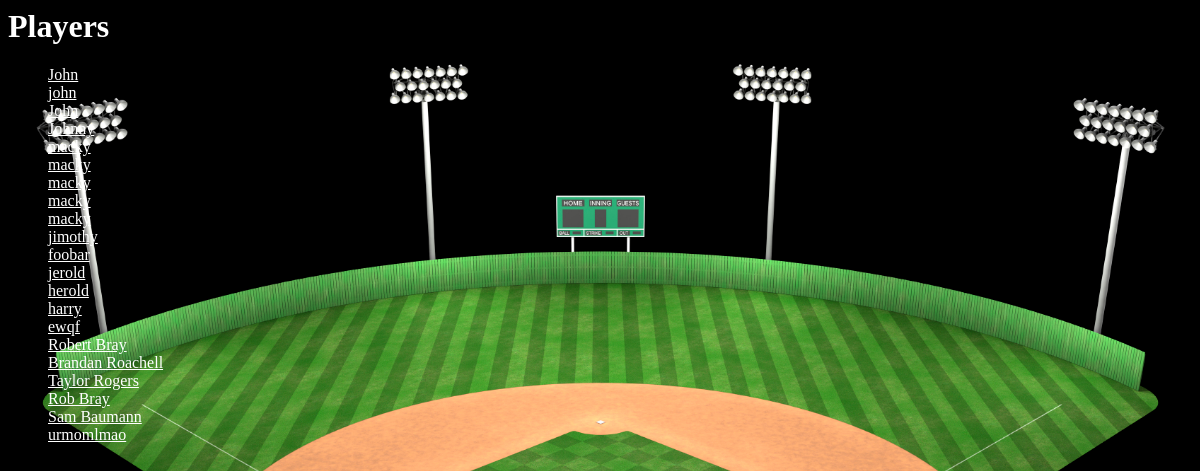
/tagger/player_index/, run on an earlier commit of the app's database.
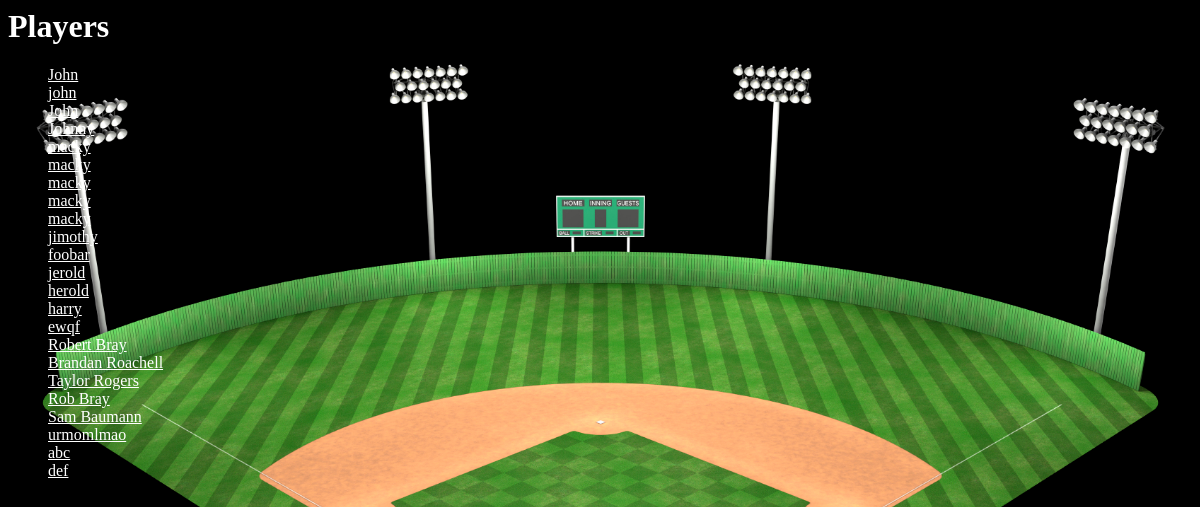
And on a later commit of the database.
### tagger/models.py (models this page shows, shortened)
class Player(models.Model):
    roster = models.ForeignKey(Roster, on_delete=models.CASCADE, null=True, related_name='player_set')
    player_name = models.CharField(max_length=50)
    player_number = models.IntegerField(default=0)
    player_throwing_handedness = models.CharField(max_length=1, default='0')
    player_batting_handedness = models.CharField(max_length=1, default='0')

### tagger/views.py (the view)
# urls.py: path('player_index/', views.player_index.as_view(), name='player_index'),
class player_index(generic.ListView):
    template_name = 'tagger/player_index.html'
    context_object_name = 'all_players_list'
    def get_queryset(self):
        return Player.objects.all()

### tagger/templates/tagger/player_index.html
<h1 style="color: white">{{"Players"}}</h1>
{% if all_players_list %}
    <ul>
    {% for player in all_players_list %}
        <li><a href="{% url 'tagger:player_details' player.id %}">{{ player.player_name }}</a></li>
    {% endfor %}
    </ul>
{% else %}
    <p style="color: white">No players are available.</p>
{% endif %}
{% load static %}
<link rel="stylesheet" type="text/css" href="{% static 'tagger/homepage.css' %}">

What changed in the data, as far as the page shows it:
added Player: player_name "abc"
added Player: player_name "def"
